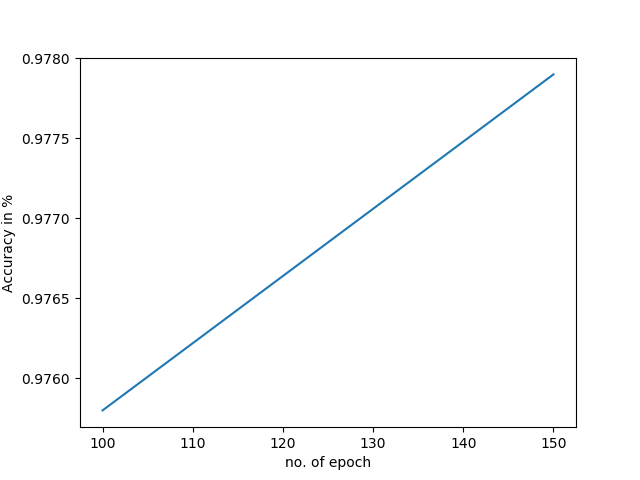

Here is the Python script that generated this plot:
from matplotlib import pyplot as plt
import os
import os.path
import argparse
import h5py
import pickle
import numpy as np
import struct
from sklearn.model_selection import GridSearchCV
from sklearn.neural_network import MLPClassifier
from sklearn.model_selection import train_test_split
parser = argparse.ArgumentParser()
parser.add_argument("--data", type = str  )
parser.add_argument("--plots_save_dir", type = str )
args = parser.parse_args()


############################This part taken from internet############################
def loadimg(imgfilename):
    with open(imgfilename, 'rb') as imgfile:
        datastr = imgfile.read()
    
    index = 0
    mgc_num, img_num, row_num, col_num = struct.unpack_from('>IIII', datastr, index)
    index += struct.calcsize('>IIII')
    
    image_array = np.zeros((img_num, row_num, col_num))
    for img_idx in xrange(img_num):
        img = struct.unpack_from('>784B', datastr, index)
        index += struct.calcsize('>784B')
        image_array[img_idx,:,:] = np.reshape(np.array(img), (28,28))
    image_array = image_array/255.0
    np.save(imgfilename[:6]+'image-py', image_array)
    return None


def loadlabel(labelfilename):
    with open(labelfilename, 'rb') as labelfile:
        datastr = labelfile.read()
    
    index = 0
    mgc_num, label_num = struct.unpack_from('>II', datastr, index)
    index += struct.calcsize('>II')
    
    label = struct.unpack_from('{}B'.format(label_num), datastr, index)
    index += struct.calcsize('{}B'.format(label_num))
    
    label_array = np.array(label)
    
    np.save(labelfilename[:5]+'label-py', label_array)
    return None


loadimg('train-images.idx3-ubyte')
loadimg('t10k-images.idx3-ubyte')
loadlabel('train-labels.idx1-ubyte')
loadlabel('t10k-labels.idx1-ubyte')

train_image = np.load('train-image-py.npy')
train_label = np.load('trainlabel-py.npy')
test_image = np.load('t10k-iimage-py.npy')
test_label = np.load('t10k-label-py.npy')
########################Uptothistakenfrominternet##########################################33



X_new = []
for i in train_image:
	X_new.append(i.reshape(784))

X_train = np.array(X_new)

Y_new = []
for i in train_label:
	temp = [0] * 10
	temp[i] = 1
	Y_new.append(temp)

y_train = np.array(Y_new)


X_new = []
for i in test_image:
	X_new.append(i.reshape(784))

X_test = np.array(X_new)

Y_new = []
for i in test_label:
	temp = [0] * 10
	temp[i] = 1
	Y_new.append(temp)

y_test = np.array(Y_new)

print X_train.shape,y_train.shape, X_test.shape, y_test.shape

output = []
max_iter = [100,150]
for i in max_iter:
	parameters = {'learning_rate_init':[0.0001,0.001,0.01]}
	clf = MLPClassifier(max_iter=i, hidden_layer_sizes=(100,50), activation='logistic')
	clf = GridSearchCV(clf, parameters)
	clf = clf.fit(X_train,y_train)
	print clf
	ttt= clf.predict_proba(X_test)
	count = 0
	for s,i in enumerate(ttt):
		t = np.argmax(i)
		if(y_test[s][t]==1):		
			count=count+1
	temp = count/float(len(X_test))
	output.append(temp)
	print temp


fig = plt.figure()
plt.plot(max_iter,output)
plt.ylabel('Accuracy in %')
plt.xlabel('no. of epoch')
plt.savefig('ques2b.png')

